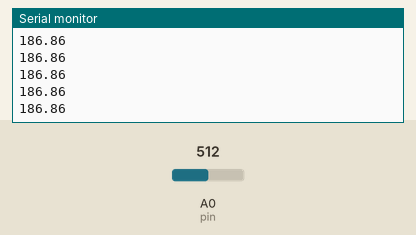
Simulated run of this sketch. Board: Arduino Uno, built with avr-gcc and run on an emulated ATmega328P. On the bench: the last lines printed to the serial monitor. The inputs (shaded band) are chosen by the test bench; at power-on: A0 (pin) = 512.

Above: at 1.2 s.
1.3 s: A0 (pin) set to 716
At 2.1 s:
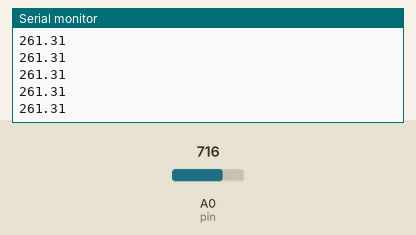
2.8 s: A0 (pin) set to 900
At 3.5 s:
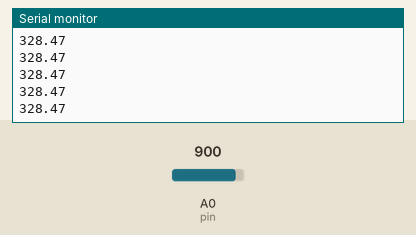
Timing chart, 0 to 5.8 s (numbered marks = the images above; inputs shaded):
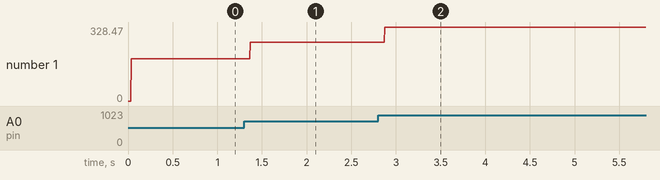

Measured:
- after the input at 1.3 s, the serial monitor: prints a new line after 0.07 s (image 1)
- after the input at 2.8 s, the serial monitor: prints a new line after 0.07 s (image 2)
- plotted number 1: 186.86 → 261.31 after the input at 1.3 s, 261.31 → 328 after the input at 2.8 s

The sketch:

TASCA3.ino
```cpp
#include <TimerOne.h> // Llibreria obtinguda dAtenea por poder introduir frequencia de mostreig
#define pin A0
int pot_min = 0;  // Es defineix una variable entera pel valor de tensio minima
int pot_max = 274;  // Es defineix una variable entera pel valor de tensio maxima
volatile int pot;  // Es declara una variable entera pot. La notacio volatile es recomana per variables que canvien de valor en cada execusio
volatile float perc; // Es defineix una variable decimal pel valor del percentatge. La notacio volatile es recomana per variables que canvien de valor en cada execusio

// Inici de la declaracio de la funcio per obtenir la lectura del potenciometre en percentatge
void ISR_inclinacio (void)
{
  pot = analogRead(pin);
  perc = 100*((float)pot-pot_min)/(pot_max - pot_min);
}

void setup()
{
  Serial.begin(9600); // Obre un port serial i estableix la data rate a 9600 bits per segon bps
  Timer1.initialize(2000); // Indicar al temporitzador el periode de mostreig expressat en microsegons 500Hz son 2000 microsegons
  Timer1.attachInterrupt(ISR_inclinacio);  // Comanda per realitzar la lectura del potenciometre executa la funcio que se li introdueix
}

void loop()
{
  Serial.println(perc); // Imprimeix el valor del percentatge. Es podria haver ubicat dins la funcio ISR_inclinacio pero no es recomanable
}
```
